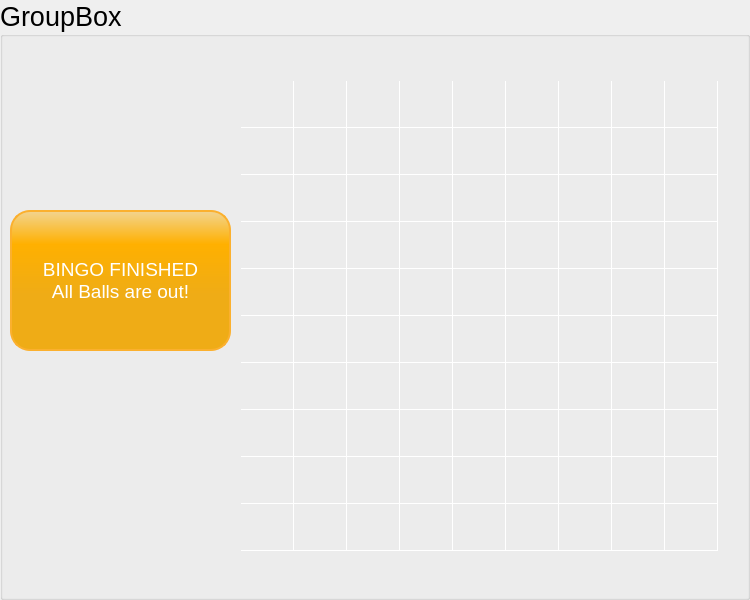
   <widget class="QGroupBox" name="groupBoxBingoGame_90">
    <property name="geometry">
     <rect>
      <x>0</x>
      <y>-40</y>
      <width>750</width>
      <height>600</height>
     </rect>
    </property>
    <property name="font">
     <font>
      <pointsize>20</pointsize>
     </font>
    </property>
    <property name="title">
     <string>GroupBox</string>
    </property>
    <widget class="QPushButton" name="pushButtonPickBall_90">
     <property name="geometry">
      <rect>
       <x>30</x>
       <y>250</y>
       <width>171</width>
       <height>91</height>
      </rect>
     </property>
     <property name="palette">
      <palette>
       <active>
        <colorrole role="Button">
         <brush brushstyle="LinearGradientPattern">
          <gradient startx="0.000000000000000" starty="0.000000000000000" endx="0.000000000000000" endy="0.600000000000000" type="LinearGradient" spread="PadSpread" coordinatemode="ObjectBoundingMode">
           <gradientstop position="0.000000000000000">
            <color alpha="255">
             <red>242</red>
             <green>212</green>
             <blue>144</blue>
            </color>
           </gradientstop>
           <gradientstop position="0.400000000000000">
            <color alpha="255">
             <red>255</red>
             <green>176</green>
             <blue>0</blue>
            </color>
           </gradientstop>
           <gradientstop position="1.000000000000000">
            <color alpha="255">
             <red>239</red>
             <green>172</green>
             <blue>22</blue>
            </color>
           </gradientstop>
          </gradient>
         </brush>
        </colorrole>
        <colorrole role="ButtonText">
         <brush brushstyle="SolidPattern">
          <color alpha="255">
           <red>255</red>
           <green>255</green>
           <blue>255</blue>
          </color>
         </brush>
        </colorrole>
        <colorrole role="Base">
         <brush brushstyle="LinearGradientPattern">
          <gradient startx="0.000000000000000" starty="0.000000000000000" endx="0.000000000000000" endy="0.600000000000000" type="LinearGradient" spread="PadSpread" coordinatemode="ObjectBoundingMode">
           <gradientstop position="0.000000000000000">
            <color alpha="255">
             <red>242</red>
             <green>212</green>
             <blue>144</blue>
            </color>
           </gradientstop>
           <gradientstop position="0.400000000000000">
            <color alpha="255">
             <red>255</red>
             <green>176</green>
             <blue>0</blue>
            </color>
           </gradientstop>
           <gradientstop position="1.000000000000000">
            <color alpha="255">
             <red>239</red>
             <green>172</green>
             <blue>22</blue>
            </color>
           </gradientstop>
          </gradient>
         </brush>
        </colorrole>
        <colorrole role="Window">
         <brush brushstyle="LinearGradientPattern">
          <gradient startx="0.000000000000000" starty="0.000000000000000" endx="0.000000000000000" endy="0.600000000000000" type="LinearGradient" spread="PadSpread" coordinatemode="ObjectBoundingMode">
           <gradientstop position="0.000000000000000">
            <color alpha="255">
             <red>242</red>
             <green>212</green>
             <blue>144</blue>
            </color>
           </gradientstop>
           <gradientstop position="0.400000000000000">
            <color alpha="255">
             <red>255</red>
             <green>176</green>
             <blue>0</blue>
            </color>
           </gradientstop>
           <gradientstop position="1.000000000000000">
            <color alpha="255">
             <red>239</red>
             <green>172</green>
             <blue>22</blue>
            </color>
           </gradientstop>
          </gradient>
         </brush>
        </colorrole>
       </active>
       <inactive>
        <colorrole role="Button">
         <brush brushstyle="LinearGradientPattern">
          <gradient startx="0.000000000000000" starty="0.000000000000000" endx="0.000000000000000" endy="0.600000000000000" type="LinearGradient" spread="PadSpread" coordinatemode="ObjectBoundingMode">
           <gradientstop position="0.000000000000000">
            <color alpha="255">
             <red>242</red>
             <green>212</green>
             <blue>144</blue>
            </color>
           </gradientstop>
           <gradientstop position="0.400000000000000">
            <color alpha="255">
             <red>255</red>
             <green>176</green>
             <blue>0</blue>
            </color>
           </gradientstop>
           <gradientstop position="1.000000000000000">
            <color alpha="255">
             <red>239</red>
             <green>172</green>
             <blue>22</blue>
            </color>
           </gradientstop>
          </gradient>
         </brush>
        </colorrole>
        <colorrole role="ButtonText">
         <brush brushstyle="SolidPattern">
          <color alpha="255">
           <red>255</red>
           <green>255</green>
           <blue>255</blue>
          </color>
         </brush>
        </colorrole>
        <colorrole role="Base">
         <brush brushstyle="LinearGradientPattern">
          <gradient startx="0.000000000000000" starty="0.000000000000000" endx="0.000000000000000" endy="0.600000000000000" type="LinearGradient" spread="PadSpread" coordinatemode="ObjectBoundingMode">
           <gradientstop position="0.000000000000000">
            <color alpha="255">
             <red>242</red>
             <green>212</green>
             <blue>144</blue>
            </color>
           </gradientstop>
           <gradientstop position="0.400000000000000">
            <color alpha="255">
             <red>255</red>
             <green>176</green>
             <blue>0</blue>
            </color>
           </gradientstop>
           <gradientstop position="1.000000000000000">
            <color alpha="255">
             <red>239</red>
             <green>172</green>
             <blue>22</blue>
            </color>
           </gradientstop>
          </gradient>
         </brush>
        </colorrole>
        <colorrole role="Window">
         <brush brushstyle="LinearGradientPattern">
          <gradient startx="0.000000000000000" starty="0.000000000000000" endx="0.000000000000000" endy="0.600000000000000" type="LinearGradient" spread="PadSpread" coordinatemode="ObjectBoundingMode">
           <gradientstop position="0.000000000000000">
            <color alpha="255">
             <red>242</red>
             <green>212</green>
             <blue>144</blue>
            </color>
           </gradientstop>
           <gradientstop position="0.400000000000000">
            <color alpha="255">
             <red>255</red>
             <green>176</green>
             <blue>0</blue>
            </color>
           </gradientstop>
           <gradientstop position="1.000000000000000">
            <color alpha="255">
             <red>239</red>
             <green>172</green>
             <blue>22</blue>
            </color>
           </gradientstop>
          </gradient>
         </brush>
        </colorrole>
       </inactive>
       <disabled>
        <colorrole role="Button">
         <brush brushstyle="LinearGradientPattern">
          <gradient startx="0.000000000000000" starty="0.000000000000000" endx="0.000000000000000" endy="0.600000000000000" type="LinearGradient" spread="PadSpread" coordinatemode="ObjectBoundingMode">
           <gradientstop position="0.000000000000000">
            <color alpha="255">
             <red>242</red>
             <green>212</green>
             <blue>144</blue>
            </color>
           </gradientstop>
           <gradientstop position="0.400000000000000">
            <color alpha="255">
             <red>255</red>
             <green>176</green>
             <blue>0</blue>
            </color>
           </gradientstop>
           <gradientstop position="1.000000000000000">
            <color alpha="255">
             <red>239</red>
             <green>172</green>
             <blue>22</blue>
            </color>
           </gradientstop>
          </gradient>
         </brush>
        </colorrole>
        <colorrole role="ButtonText">
         <brush brushstyle="SolidPattern">
          <color alpha="255">
           <red>190</red>
           <green>190</green>
           <blue>190</blue>
          </color>
         </brush>
        </colorrole>
        <colorrole role="Base">
         <brush brushstyle="LinearGradientPattern">
          <gradient startx="0.000000000000000" starty="0.000000000000000" endx="0.000000000000000" endy="0.600000000000000" type="LinearGradient" spread="PadSpread" coordinatemode="ObjectBoundingMode">
           <gradientstop position="0.000000000000000">
            <color alpha="255">
             <red>242</red>
             <green>212</green>
             <blue>144</blue>
            </color>
           </gradientstop>
           <gradientstop position="0.400000000000000">
            <color alpha="255">
             <red>255</red>
             <green>176</green>
             <blue>0</blue>
            </color>
           </gradientstop>
           <gradientstop position="1.000000000000000">
            <color alpha="255">
             <red>239</red>
             <green>172</green>
             <blue>22</blue>
            </color>
           </gradientstop>
          </gradient>
         </brush>
        </colorrole>
        <colorrole role="Window">
         <brush brushstyle="LinearGradientPattern">
          <gradient startx="0.000000000000000" starty="0.000000000000000" endx="0.000000000000000" endy="0.600000000000000" type="LinearGradient" spread="PadSpread" coordinatemode="ObjectBoundingMode">
           <gradientstop position="0.000000000000000">
            <color alpha="255">
             <red>242</red>
             <green>212</green>
             <blue>144</blue>
            </color>
           </gradientstop>
           <gradientstop position="0.400000000000000">
            <color alpha="255">
             <red>255</red>
             <green>176</green>
             <blue>0</blue>
            </color>
           </gradientstop>
           <gradientstop position="1.000000000000000">
            <color alpha="255">
             <red>239</red>
             <green>172</green>
             <blue>22</blue>
            </color>
           </gradientstop>
          </gradient>
         </brush>
        </colorrole>
       </disabled>
      </palette>
     </property>
     <property name="font">
      <font>
       <pointsize>14</pointsize>
      </font>
     </property>
     <property name="styleSheet">
      <string notr="true">border: 2px solid #fbb02e;
border-radius: 20px;
background-color: qlineargradient(x1: 0, y1: 0, x2: 0, y2: 0.6, stop: 0 #f2d490, stop: 0.4 #ffb000 stop: 1 #efac16);
min-width: 80px;</string>
     </property>
     <property name="text">
      <string>PICK 
A BALL</string>
     </property>
     <property name="autoExclusive">
      <bool>true</bool>
     </property>
    </widget>
    <widget class="QTableWidget" name="tableWidget_Bingo90">
     <property name="enabled">
      <bool>true</bool>
     </property>
     <property name="geometry">
      <rect>
       <x>240</x>
       <y>80</y>
       <width>481</width>
       <height>481</height>
      </rect>
     </property>
     <property name="palette">
      <palette>
       <active>
        <colorrole role="Button">
         <brush brushstyle="SolidPattern">
          <color alpha="0">
           <red>0</red>
           <green>0</green>
           <blue>0</blue>
          </color>
         </brush>
        </colorrole>
        <colorrole role="Text">
         <brush brushstyle="SolidPattern">
          <color alpha="255">
           <red>255</red>
           <green>255</green>
           <blue>255</blue>
          </color>
         </brush>
        </colorrole>
        <colorrole role="Base">
         <brush brushstyle="NoBrush">
          <color alpha="255">
           <red>0</red>
           <green>0</green>
           <blue>0</blue>
          </color>
         </brush>
        </colorrole>
        <colorrole role="Window">
         <brush brushstyle="SolidPattern">
          <color alpha="0">
           <red>0</red>
           <green>0</green>
           <blue>0</blue>
          </color>
         </brush>
        </colorrole>
       </active>
       <inactive>
        <colorrole role="Button">
         <brush brushstyle="SolidPattern">
          <color alpha="0">
           <red>0</red>
           <green>0</green>
           <blue>0</blue>
          </color>
         </brush>
        </colorrole>
        <colorrole role="Text">
         <brush brushstyle="SolidPattern">
          <color alpha="255">
           <red>255</red>
           <green>255</green>
           <blue>255</blue>
          </color>
         </brush>
        </colorrole>
        <colorrole role="Base">
         <brush brushstyle="NoBrush">
          <color alpha="255">
           <red>0</red>
           <green>0</green>
           <blue>0</blue>
          </color>
         </brush>
        </colorrole>
        <colorrole role="Window">
         <brush brushstyle="SolidPattern">
          <color alpha="0">
           <red>0</red>
           <green>0</green>
           <blue>0</blue>
          </color>
         </brush>
        </colorrole>
       </inactive>
       <disabled>
        <colorrole role="Button">
         <brush brushstyle="SolidPattern">
          <color alpha="0">
           <red>0</red>
           <green>0</green>
           <blue>0</blue>
          </color>
         </brush>
        </colorrole>
        <colorrole role="Text">
         <brush brushstyle="SolidPattern">
          <color alpha="255">
           <red>190</red>
           <green>190</green>
           <blue>190</blue>
          </color>
         </brush>
        </colorrole>
        <colorrole role="Base">
         <brush brushstyle="NoBrush">
          <color alpha="255">
           <red>0</red>
           <green>0</green>
           <blue>0</blue>
          </color>
         </brush>
        </colorrole>
        <colorrole role="Window">
         <brush brushstyle="SolidPattern">
          <color alpha="0">
           <red>0</red>
           <green>0</green>
           <blue>0</blue>
          </color>
         </brush>
        </colorrole>
       </disabled>
      </palette>
     </property>
     <property name="font">
      <font>
       <pointsize>26</pointsize>
      </font>
     </property>
     <property name="styleSheet">
      <string notr="true">background-color: rgba(0,0,0,0%);
gridline-color: #ffffff;
</string>
     </property>
     <property name="lineWidth">
      <number>1</number>
     </property>
     <property name="rowCount">
      <number>10</number>
     </property>
     <property name="columnCount">
      <number>9</number>
     </property>
     <attribute name="horizontalHeaderVisible">
      <bool>false</bool>
     </attribute>
     <attribute name="horizontalHeaderDefaultSectionSize">
      <number>53</number>
     </attribute>
     <attribute name="verticalHeaderVisible">
      <bool>false</bool>
     </attribute>
     <attribute name="verticalHeaderDefaultSectionSize">
      <number>47</number>
     </attribute>
     <row/>
     <row/>
     <row/>
     <row/>
     <row/>
     <row/>
     <row/>
     <row/>
     <row/>
     <row/>
     <column/>
     <column/>
     <column/>
     <column/>
     <column/>
     <column/>
     <column/>
     <column/>
     <column/>
    </widget>
    <widget class="QPushButton" name="pushButtonPickBall_Finished90">
     <property name="geometry">
      <rect>
       <x>10</x>
       <y>210</y>
       <width>221</width>
       <height>141</height>
      </rect>
     </property>
     <property name="palette">
      <palette>
       <active>
        <colorrole role="Button">
         <brush brushstyle="LinearGradientPattern">
          <gradient startx="0.000000000000000" starty="0.000000000000000" endx="0.000000000000000" endy="0.600000000000000" type="LinearGradient" spread="PadSpread" coordinatemode="ObjectBoundingMode">
           <gradientstop position="0.000000000000000">
            <color alpha="255">
             <red>242</red>
             <green>212</green>
             <blue>144</blue>
            </color>
           </gradientstop>
           <gradientstop position="0.400000000000000">
            <color alpha="255">
             <red>255</red>
             <green>176</green>
             <blue>0</blue>
            </color>
           </gradientstop>
           <gradientstop position="1.000000000000000">
            <color alpha="255">
             <red>239</red>
             <green>172</green>
             <blue>22</blue>
            </color>
           </gradientstop>
          </gradient>
         </brush>
        </colorrole>
        <colorrole role="ButtonText">
         <brush brushstyle="SolidPattern">
          <color alpha="255">
           <red>255</red>
           <green>255</green>
           <blue>255</blue>
          </color>
         </brush>
        </colorrole>
        <colorrole role="Base">
         <brush brushstyle="LinearGradientPattern">
          <gradient startx="0.000000000000000" starty="0.000000000000000" endx="0.000000000000000" endy="0.600000000000000" type="LinearGradient" spread="PadSpread" coordinatemode="ObjectBoundingMode">
           <gradientstop position="0.000000000000000">
            <color alpha="255">
             <red>242</red>
             <green>212</green>
             <blue>144</blue>
            </color>
           </gradientstop>
           <gradientstop position="0.400000000000000">
            <color alpha="255">
             <red>255</red>
             <green>176</green>
             <blue>0</blue>
            </color>
           </gradientstop>
           <gradientstop position="1.000000000000000">
            <color alpha="255">
             <red>239</red>
             <green>172</green>
             <blue>22</blue>
            </color>
           </gradientstop>
          </gradient>
         </brush>
        </colorrole>
        <colorrole role="Window">
         <brush brushstyle="LinearGradientPattern">
          <gradient startx="0.000000000000000" starty="0.000000000000000" endx="0.000000000000000" endy="0.600000000000000" type="LinearGradient" spread="PadSpread" coordinatemode="ObjectBoundingMode">
           <gradientstop position="0.000000000000000">
            <color alpha="255">
             <red>242</red>
             <green>212</green>
             <blue>144</blue>
            </color>
           </gradientstop>
           <gradientstop position="0.400000000000000">
            <color alpha="255">
             <red>255</red>
             <green>176</green>
             <blue>0</blue>
            </color>
           </gradientstop>
           <gradientstop position="1.000000000000000">
            <color alpha="255">
             <red>239</red>
             <green>172</green>
             <blue>22</blue>
            </color>
           </gradientstop>
          </gradient>
         </brush>
        </colorrole>
       </active>
       <inactive>
        <colorrole role="Button">
         <brush brushstyle="LinearGradientPattern">
          <gradient startx="0.000000000000000" starty="0.000000000000000" endx="0.000000000000000" endy="0.600000000000000" type="LinearGradient" spread="PadSpread" coordinatemode="ObjectBoundingMode">
           <gradientstop position="0.000000000000000">
            <color alpha="255">
             <red>242</red>
             <green>212</green>
             <blue>144</blue>
            </color>
           </gradientstop>
           <gradientstop position="0.400000000000000">
            <color alpha="255">
             <red>255</red>
             <green>176</green>
             <blue>0</blue>
            </color>
           </gradientstop>
           <gradientstop position="1.000000000000000">
            <color alpha="255">
             <red>239</red>
             <green>172</green>
             <blue>22</blue>
            </color>
           </gradientstop>
          </gradient>
         </brush>
        </colorrole>
        <colorrole role="ButtonText">
         <brush brushstyle="SolidPattern">
          <color alpha="255">
           <red>255</red>
           <green>255</green>
           <blue>255</blue>
          </color>
         </brush>
        </colorrole>
        <colorrole role="Base">
         <brush brushstyle="LinearGradientPattern">
          <gradient startx="0.000000000000000" starty="0.000000000000000" endx="0.000000000000000" endy="0.600000000000000" type="LinearGradient" spread="PadSpread" coordinatemode="ObjectBoundingMode">
           <gradientstop position="0.000000000000000">
            <color alpha="255">
             <red>242</red>
             <green>212</green>
             <blue>144</blue>
            </color>
           </gradientstop>
           <gradientstop position="0.400000000000000">
            <color alpha="255">
             <red>255</red>
             <green>176</green>
             <blue>0</blue>
            </color>
           </gradientstop>
           <gradientstop position="1.000000000000000">
            <color alpha="255">
             <red>239</red>
             <green>172</green>
             <blue>22</blue>
            </color>
           </gradientstop>
          </gradient>
         </brush>
        </colorrole>
        <colorrole role="Window">
         <brush brushstyle="LinearGradientPattern">
          <gradient startx="0.000000000000000" starty="0.000000000000000" endx="0.000000000000000" endy="0.600000000000000" type="LinearGradient" spread="PadSpread" coordinatemode="ObjectBoundingMode">
           <gradientstop position="0.000000000000000">
            <color alpha="255">
             <red>242</red>
             <green>212</green>
             <blue>144</blue>
            </color>
           </gradientstop>
           <gradientstop position="0.400000000000000">
            <color alpha="255">
             <red>255</red>
             <green>176</green>
             <blue>0</blue>
            </color>
           </gradientstop>
           <gradientstop position="1.000000000000000">
            <color alpha="255">
             <red>239</red>
             <green>172</green>
             <blue>22</blue>
            </color>
           </gradientstop>
          </gradient>
         </brush>
        </colorrole>
       </inactive>
       <disabled>
        <colorrole role="Button">
         <brush brushstyle="LinearGradientPattern">
          <gradient startx="0.000000000000000" starty="0.000000000000000" endx="0.000000000000000" endy="0.600000000000000" type="LinearGradient" spread="PadSpread" coordinatemode="ObjectBoundingMode">
           <gradientstop position="0.000000000000000">
            <color alpha="255">
             <red>242</red>
             <green>212</green>
             <blue>144</blue>
            </color>
           </gradientstop>
           <gradientstop position="0.400000000000000">
            <color alpha="255">
             <red>255</red>
             <green>176</green>
             <blue>0</blue>
            </color>
           </gradientstop>
           <gradientstop position="1.000000000000000">
            <color alpha="255">
             <red>239</red>
             <green>172</green>
             <blue>22</blue>
            </color>
           </gradientstop>
          </gradient>
         </brush>
        </colorrole>
        <colorrole role="ButtonText">
         <brush brushstyle="SolidPattern">
          <color alpha="255">
           <red>190</red>
           <green>190</green>
           <blue>190</blue>
          </color>
         </brush>
        </colorrole>
        <colorrole role="Base">
         <brush brushstyle="LinearGradientPattern">
          <gradient startx="0.000000000000000" starty="0.000000000000000" endx="0.000000000000000" endy="0.600000000000000" type="LinearGradient" spread="PadSpread" coordinatemode="ObjectBoundingMode">
           <gradientstop position="0.000000000000000">
            <color alpha="255">
             <red>242</red>
             <green>212</green>
             <blue>144</blue>
            </color>
           </gradientstop>
           <gradientstop position="0.400000000000000">
            <color alpha="255">
             <red>255</red>
             <green>176</green>
             <blue>0</blue>
            </color>
           </gradientstop>
           <gradientstop position="1.000000000000000">
            <color alpha="255">
             <red>239</red>
             <green>172</green>
             <blue>22</blue>
            </color>
           </gradientstop>
          </gradient>
         </brush>
        </colorrole>
        <colorrole role="Window">
         <brush brushstyle="LinearGradientPattern">
          <gradient startx="0.000000000000000" starty="0.000000000000000" endx="0.000000000000000" endy="0.600000000000000" type="LinearGradient" spread="PadSpread" coordinatemode="ObjectBoundingMode">
           <gradientstop position="0.000000000000000">
            <color alpha="255">
             <red>242</red>
             <green>212</green>
             <blue>144</blue>
            </color>
           </gradientstop>
           <gradientstop position="0.400000000000000">
            <color alpha="255">
             <red>255</red>
             <green>176</green>
             <blue>0</blue>
            </color>
           </gradientstop>
           <gradientstop position="1.000000000000000">
            <color alpha="255">
             <red>239</red>
             <green>172</green>
             <blue>22</blue>
            </color>
           </gradientstop>
          </gradient>
         </brush>
        </colorrole>
       </disabled>
      </palette>
     </property>
     <property name="font">
      <font>
       <pointsize>14</pointsize>
      </font>
     </property>
     <property name="styleSheet">
      <string notr="true">border: 2px solid #fbb02e;
border-radius: 20px;
background-color: qlineargradient(x1: 0, y1: 0, x2: 0, y2: 0.6, stop: 0 #f2d490, stop: 0.4 #ffb000 stop: 1 #efac16);
min-width: 80px;</string>
     </property>
     <property name="text">
      <string>BINGO FINISHED
All Balls are out!</string>
     </property>
     <property name="autoExclusive">
      <bool>true</bool>
     </property>
    </widget>
   </widget>
